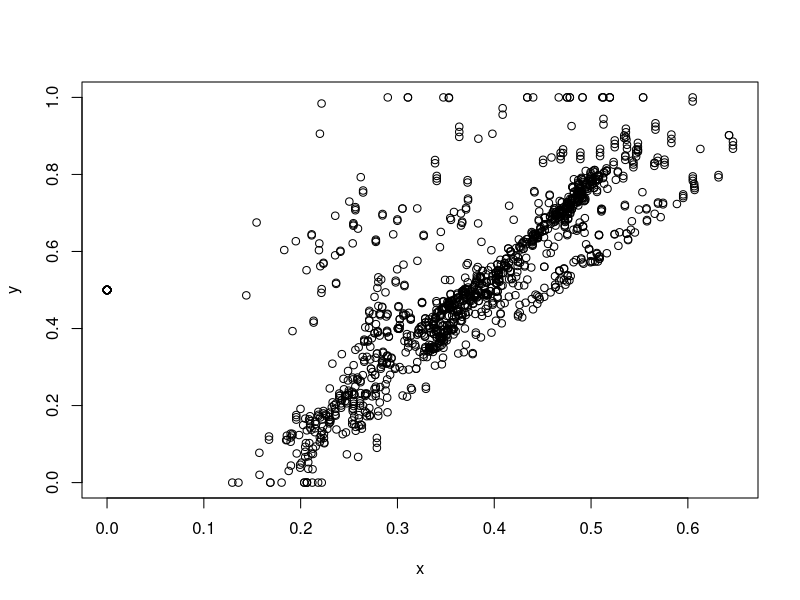

The R source for this figure: (Note: this script raises an error after producing the figure.)
# read from csv to df
df <- read.csv("test.csv")
# print df
print(df)
# get minimum in second column
min <- min(df[,2])
# plot second and third column as function of first
plot(df[,1], df[,2], xlab="x", ylab="y")
# perform anova on second and third column
anova(df[,2], df[,3])
